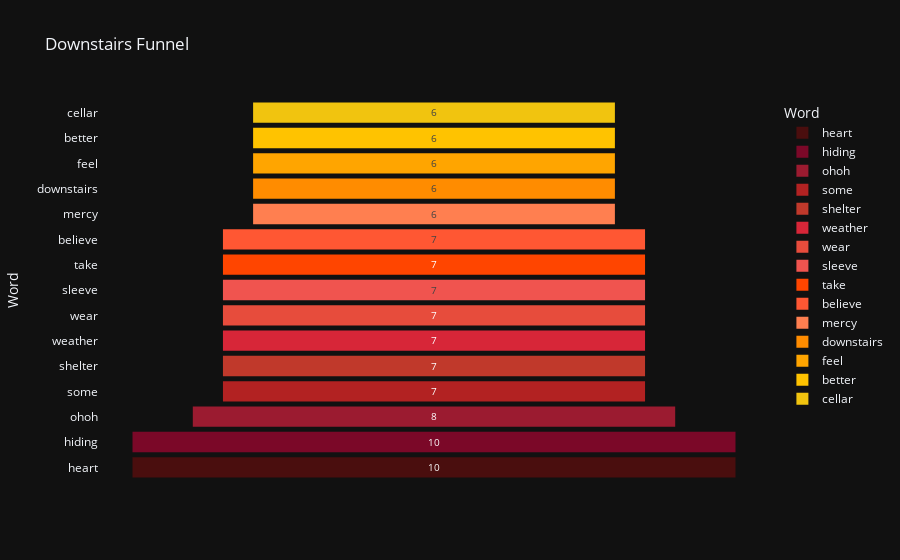

The notebook cell saved with this chart:
### Markdown cell above
### Downstairs Funnel Chart

### Code cell
df_counts = pd.DataFrame(counts.most_common(15), columns=['Word', 'Count'])

fig = px.funnel(df_counts, x='Count', y='Word',
                title='Downstairs Funnel',
                color = 'Word',
                color_discrete_sequence=warm_colors)
fig.show()

### Figure 1 — Plotly figure (JSON) as saved in the notebook; plotly's stock layout.template omitted (floating-point values rounded to 4 significant figures)
{"data": [{"hovertemplate": "Word=%{y}<br>Count=%{x}<extra></extra>", "legendgroup": "heart", "marker": {"color": "#4A0E0E"}, "name": "heart", "orientation": "h", "showlegend": true, "x": [10], "xaxis": "x", "y": ["heart"], "yaxis": "y", "type": "funnel"}, {"hovertemplate": "Word=%{y}<br>Count=%{x}<extra></extra>", "legendgroup": "hiding", "marker": {"color": "#7B0828"}, "name": "hiding", "orientation": "h", "showlegend": true, "x": [10], "xaxis": "x", "y": ["hiding"], "yaxis": "y", "type": "funnel"}, {"hovertemplate": "Word=%{y}<br>Count=%{x}<extra></extra>", "legendgroup": "ohoh", "marker": {"color": "#9B1B30"}, "name": "ohoh", "orientation": "h", "showlegend": true, "x": [8], "xaxis": "x", "y": ["ohoh"], "yaxis": "y", "type": "funnel"}, {"hovertemplate": "Word=%{y}<br>Count=%{x}<extra></extra>", "legendgroup": "some", "marker": {"color": "#B22222"}, "name": "some", "orientation": "h", "showlegend": true, "x": [7], "xaxis": "x", "y": ["some"], "yaxis": "y", "type": "funnel"}, {"hovertemplate": "Word=%{y}<br>Count=%{x}<extra></extra>", "legendgroup": "shelter", "marker": {"color": "#C0392B"}, "name": "shelter", "orientation": "h", "showlegend": true, "x": [7], "xaxis": "x", "y": ["shelter"], "yaxis": "y", "type": "funnel"}, {"hovertemplate": "Word=%{y}<br>Count=%{x}<extra></extra>", "legendgroup": "weather", "marker": {"color": "#D72638"}, "name": "weather", "orientation": "h", "showlegend": true, "x": [7], "xaxis": "x", "y": ["weather"], "yaxis": "y", "type": "funnel"}, {"hovertemplate": "Word=%{y}<br>Count=%{x}<extra></extra>", "legendgroup": "wear", "marker": {"color": "#E74C3C"}, "name": "wear", "orientation": "h", "showlegend": true, "x": [7], "xaxis": "x", "y": ["wear"], "yaxis": "y", "type": "funnel"}, {"hovertemplate": "Word=%{y}<br>Count=%{x}<extra></extra>", "legendgroup": "sleeve", "marker": {"color": "#F0544F"}, "name": "sleeve", "orientation": "h", "showlegend": true, "x": [7], "xaxis": "x", "y": ["sleeve"], "yaxis": "y", "type": "funnel"}, {"hovertemplate": "Word=%{y}<br>Count=%{x}<extra></extra>", "legendgroup": "take", "marker": {"color": "#FF4500"}, "name": "take", "orientation": "h", "showlegend": true, "x": [7], "xaxis": "x", "y": ["take"], "yaxis": "y", "type": "funnel"}, {"hovertemplate": "Word=%{y}<br>Count=%{x}<extra></extra>", "legendgroup": "believe", "marker": {"color": "#FF5733"}, "name": "believe", "orientation": "h", "showlegend": true, "x": [7], "xaxis": "x", "y": ["believe"], "yaxis": "y", "type": "funnel"}, {"hovertemplate": "Word=%{y}<br>Count=%{x}<extra></extra>", "legendgroup": "mercy", "marker": {"color": "#FF7F50"}, "name": "mercy", "orientation": "h", "showlegend": true, "x": [6], "xaxis": "x", "y": ["mercy"], "yaxis": "y", "type": "funnel"}, {"hovertemplate": "Word=%{y}<br>Count=%{x}<extra></extra>", "legendgroup": "downstairs", "marker": {"color": "#FF8C00"}, "name": "downstairs", "orientation": "h", "showlegend": true, "x": [6], "xaxis": "x", "y": ["downstairs"], "yaxis": "y", "type": "funnel"}, {"hovertemplate": "Word=%{y}<br>Count=%{x}<extra></extra>", "legendgroup": "feel", "marker": {"color": "#FFA500"}, "name": "feel", "orientation": "h", "showlegend": true, "x": [6], "xaxis": "x", "y": ["feel"], "yaxis": "y", "type": "funnel"}, {"hovertemplate": "Word=%{y}<br>Count=%{x}<extra></extra>", "legendgroup": "better", "marker": {"color": "#FFC300"}, "name": "better", "orientation": "h", "showlegend": true, "x": [6], "xaxis": "x", "y": ["better"], "yaxis": "y", "type": "funnel"}, {"hovertemplate": "Word=%{y}<br>Count=%{x}<extra></extra>", "legendgroup": "cellar", "marker": {"color": "#F1C40F"}, "name": "cellar", "orientation": "h", "showlegend": true, "x": [6], "xaxis": "x", "y": ["cellar"], "yaxis": "y", "type": "funnel"}], "layout": {"xaxis": {"anchor": "y", "domain": [0.0, 1.0], "title": {"text": "Count"}}, "yaxis": {"anchor": "x", "domain": [0.0, 1.0], "title": {"text": "Word"}, "categoryorder": "array", "categoryarray": ["cellar", "better", "feel", "downstairs", "mercy", "believe", "take", "sleeve", "wear", "weather", "shelter", "some", "ohoh", "hiding", "heart"]}, "legend": {"title": {"text": "Word"}, "tracegroupgap": 0}, "title": {"text": "Downstairs Funnel"}}}
